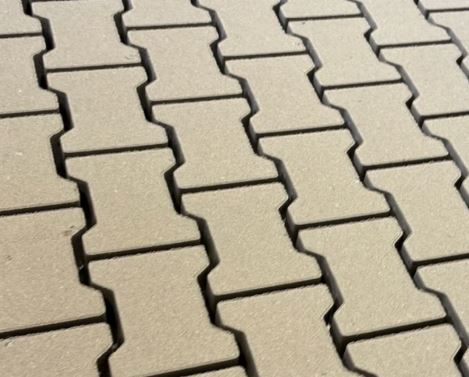
#> input picture 13_opencv_object_detection_shape_detection/kostka.JPG, 469 x 377 px, found by its file name
$ python zad6_opencv_object_detection_shape_detection.py
#> lines starting #> are read from the running program, lines starting #| are printed output that depends on the picture; after the words box and inside, x2 and y2 are one past the last pixel; in counts of white or black regions, pixels touching at a corner belong together
import cv2
import imutils
import numpy as np

image = cv2.imread('kostka.jpg')
#> image is the input picture: shape (377, 469, 3); mean B, G, R 148.3, 169.6, 179.6
resized = imutils.resize(image, width=300)
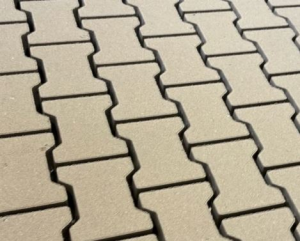
#> resized: shape (241, 300, 3); mean B, G, R 148.3, 169.6, 179.6
gray = cv2.cvtColor(resized, cv2.COLOR_BGR2GRAY)
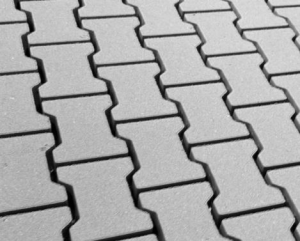
#> gray: shape (241, 300); min 0, max 226, mean 170.1
thresh = cv2.threshold(gray, 140, 255, cv2.THRESH_BINARY)[1]
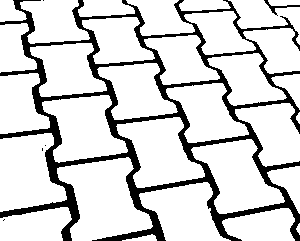
#> thresh: shape (241, 300); 83.2% white; 6 black regions (4 under 20 px)

cnts = cv2.findContours(thresh.copy(), cv2.RETR_EXTERNAL, cv2.CHAIN_APPROX_SIMPLE)
#> cnts = 31 contours, 1 with area under 20; largest, box (x1, y1, x2, y2) and area: (57, 157, 153, 241) 4804, (0, 133, 67, 212) 3701, (191, 139, 285, 214) 3690, (116, 117, 205, 188) 3556, (42, 95, 128, 163) 3501
cnts = imutils.grab_contours(cnts)
ratio = image.shape[0] / float(resized.shape[0])
#> ratio = 1.56

min_area = 500
max_area = 5000
filtered_cnts = []

for c in cnts:
    area = cv2.contourArea(c) * (ratio**2)
    if min_area <= area <= max_area:
        filtered_cnts.append(c)
#> this loop made 31 passes
#> area on passes 1 to 12: 233.7, 41.6, 4266.5, 4458.6, 7749.9, 1714.2, 11757, 9029.7, 9056.7, 8701.8, 48.94, 6199.7
#> after the loop, filtered_cnts = 13 contours; largest, box (x1, y1, x2, y2) and area: (20, 0, 90, 44) 1983, (0, 207, 72, 241) 1822, (222, 208, 295, 241) 1744, (184, 11, 256, 55) 1718, (243, 28, 300, 74) 1592

output_before = image.copy()
output_after = image.copy()

for c in cnts:
    c = c.astype("float")
    c *= ratio
    c = c.astype("int")
    cv2.drawContours(output_before, [c], -1, (0, 0, 255), 2)
#> this loop made 31 passes
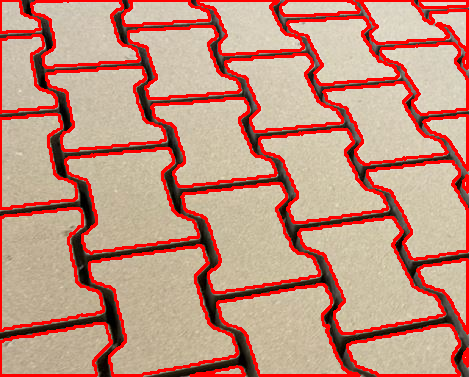
#> output_before: shape (377, 469, 3); 16.13% of pixels changed, all inside (x1, y1, x2, y2) = (0, 0, 469, 377)

for c in filtered_cnts:
    c = c.astype("float")
    c *= ratio
    c = c.astype("int")
    cv2.drawContours(output_after, [c], -1, (0, 255, 0), 2)
#> this loop made 13 passes
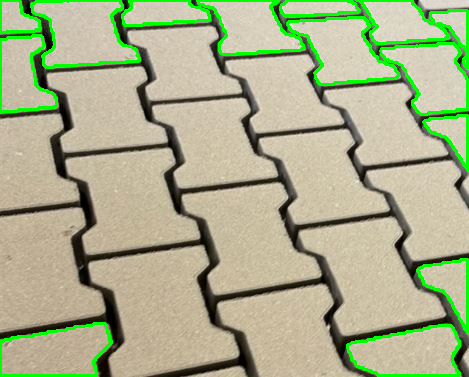
#> output_after: shape (377, 469, 3); 5.72% of pixels changed, all inside (x1, y1, x2, y2) = (0, 0, 469, 377)

info_before = f"Wszystkie kontury: {len(cnts)}"
#> info_before = 'Wszystkie kontury: 31'
info_after = f"Przefiltrowane kontury: {len(filtered_cnts)}"
#> info_after = 'Przefiltrowane kontury: 13'
cv2.putText(output_before, info_before, (10, 30), cv2.FONT_HERSHEY_SIMPLEX, 0.7, (0, 0, 255), 2)
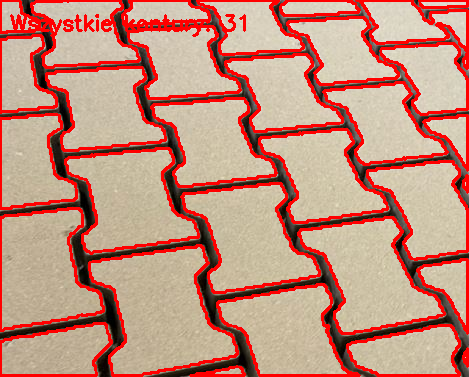
#> output_before: shape (377, 469, 3); 0.73% of pixels changed, all inside (x1, y1, x2, y2) = (10, 14, 246, 37)
cv2.putText(output_after, info_after, (10, 30), cv2.FONT_HERSHEY_SIMPLEX, 0.7, (0, 255, 0), 2)
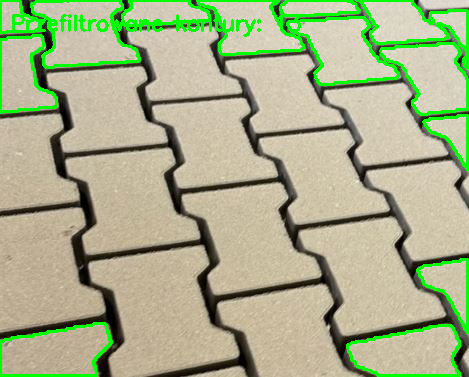
#> output_after: shape (377, 469, 3); 0.87% of pixels changed, all inside (x1, y1, x2, y2) = (12, 14, 301, 37)

cv2.imshow("Before Filtering", output_before)
cv2.imshow("After Filtering", output_after)
cv2.imwrite('before_filtering.png', output_before)
cv2.imwrite('after_filtering.png', output_after)

cv2.waitKey(0)
cv2.destroyAllWindows()

areas = [cv2.contourArea(c) * (ratio**2) for c in cnts]
#> areas = 31 values, max 11757 at index 6, min 41.6 at index 1, mean 4521.8
filtered_areas = [cv2.contourArea(c) * (ratio**2) for c in filtered_cnts]
#> filtered_areas = [4266.5, 4458.6, 1714.2, 1084.1, 3894.5, 2978.1, 4204.1, 3297.4, 1052.2, 3494.4, 1721.5, 4852.6, 925]

print("\nAnaliza filtrowania:")
print(f"Liczba konturów przed filtrowaniem: {len(cnts)}")
#| Liczba konturów przed filtrowaniem: 31
print(f"Liczba konturów po filtrowaniu: {len(filtered_cnts)}")
#| Liczba konturów po filtrowaniu: 13
print(f"Odrzucono {len(cnts)-len(filtered_cnts)} konturów")
#| Odrzucono 18 konturów
print(f"Zakres obszarów przed filtrowaniem: {np.min(areas):.1f} - {np.max(areas):.1f} px²")
#| Zakres obszarów przed filtrowaniem: 41.6 - 11757.0 px²
print(f"Zakres obszarów po filtrowaniu: {np.min(filtered_areas):.1f} - {np.max(filtered_areas):.1f} px²")
#| Zakres obszarów po filtrowaniu: 925.0 - 4852.6 px²
